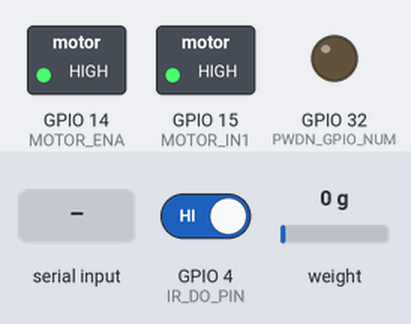
This sketch was run on a simulated ESP32. Parts: switched loads named in the sketch (green lamp = pin HIGH), output pins drawn as LEDs (lit = HIGH). The inputs (shaded band) are chosen by the test bench; at power-on: GPIO 4 (IR_DO_PIN) HIGH, weight on the scale 0 g. WiFi joins after 1.5 s; servers stay silent unless stated; uploads are accepted with an empty reply; the local clock reads 2024-03-15 10:24:30 at power-on unless the sketch sets it; EEPROM starts erased; the camera gives no picture; pins used as bus, display or sensor lines are not drawn; what the sketch prints to the serial monitor is not drawn.

Above: at 6.4 s.
6.5 s: GPIO 4 (IR_DO_PIN) driven LOW
8.2 s: weight on the scale set to 100 g
9.8 s: "peewee\n" received over Serial
11.3 s: GPIO 4 (IR_DO_PIN) driven HIGH
At 12.4 s:
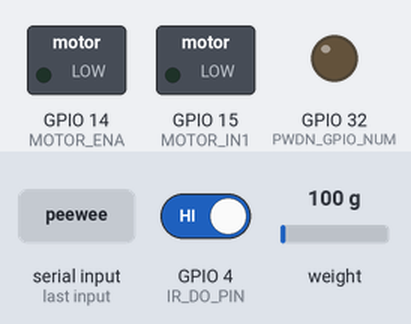
12.8 s: "small\n" received over Serial
14.3 s: weight on the scale set to 18 g
Timing chart, 0 to 17.3 s (numbered marks = the images above; inputs shaded):
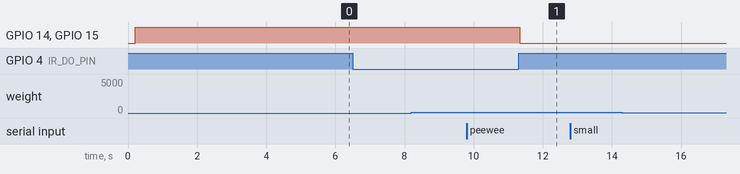

Measured:
- after the input at 8.2 s, every drawn part: stays the same
- after the input at 9.8 s, every drawn part: stays the same
- after the input at 11.3 s, GPIO 14 (MOTOR_ENA), GPIO 15 (MOTOR_IN1): HIGH → LOW at once
- after the input at 12.8 s, every drawn part: stays the same
- after the input at 14.3 s, every drawn part: stays the same

The sketch:

esp32_cam_egg_station.ino
```cpp
/*
 * Egg Sorting station — AI Thinker ESP32-CAM
 * HX711 load cell + L298N conveyor + IR egg detect + OV2640 MJPEG stream
 *
 * Arduino IDE: ESP32 board package, libraries "HX711" (bogde) and ESP32 built-in HTTP.
 * Open Serial Monitor at 115200, copy the printed stream URL into the PC backend.
 *
 * ESP32-CAM-MB upload (required or flash will fail):
 *   Board: AI Thinker ESP32-CAM
 *   Upload Speed: 115200   (not 460800)
 *   Flash Frequency: 40MHz
 *   Flash Mode: DIO
 * Unplug HX711 / L298N / IR first. Hold IO0, tap RST, Upload, keep holding IO0.
 *
 * IR module (+ / G / DO / AO): + → 5V, G → GND, DO → GPIO 4. Leave AO unconnected.
 * Scale Serial (after Station online): t = tare, c50 = calibrate with 50g, h = help.
 */

#include "esp_camera.h"
#include "soc/soc.h"
#include "soc/rtc_cntl_reg.h"
#include <WiFi.h>
#include <HTTPClient.h>
#include <WiFiClientSecure.h>
#include "HX711.h"
#include "esp_http_server.h"
#include <Preferences.h>
#include "secrets.h"

static const char* FIRESTORE_COLLECTION = "egg_readings";

const int LOADCELL_DOUT_PIN = 13;
const int LOADCELL_SCK_PIN = 12;
HX711 scale;
Preferences scalePrefs;
float calibration_factor = 2280.0;
bool scaleReady = false;
const float DEFAULT_CAL_WEIGHT_G = 50.0;

const int MOTOR_ENA = 14;
const int MOTOR_IN1 = 15;
const int CONVEYOR_SPEED = 180;
// L298N IN2 stays jumpered to L298N GND. Do not use GPIO 2 for the motor.

// GPIO 4 is the onboard flash LED; it is the only spare pin with PSRAM in use.
const int IR_DO_PIN = 4;
// HIGH = egg for this module. Serial IR pin=0 means clear → conveyor ON.
const bool IR_ACTIVE_LOW = false;

#define PWDN_GPIO_NUM 32
#define RESET_GPIO_NUM -1
#define XCLK_GPIO_NUM 0
#define SIOD_GPIO_NUM 26
#define SIOC_GPIO_NUM 27
#define Y9_GPIO_NUM 35
#define Y8_GPIO_NUM 34
#define Y7_GPIO_NUM 39
#define Y6_GPIO_NUM 36
#define Y5_GPIO_NUM 21
#define Y4_GPIO_NUM 19
#define Y3_GPIO_NUM 18
#define Y2_GPIO_NUM 5
#define VSYNC_GPIO_NUM 25
#define HREF_GPIO_NUM 23
#define PCLK_GPIO_NUM 22

httpd_handle_t stream_httpd = NULL;
unsigned long lastWeightCheck = 0;
unsigned long lastWeightPost = 0;
unsigned long lastHeartbeat = 0;
unsigned long lastWifiDot = 0;
unsigned long wifiBeginAt = 0;
bool stationOnline = false;
bool irHoldingBelt = false;
bool postedThisEgg = false;
bool irEverClear = false;
bool irStuckWarned = false;
String streamUrl = "";

bool irSeesEgg() {
  pinMode(IR_DO_PIN, INPUT_PULLUP);
  int v = digitalRead(IR_DO_PIN);
  return IR_ACTIVE_LOW ? (v == LOW) : (v == HIGH);
}

static const char* _STREAM_CONTENT_TYPE = "multipart/x-mixed-replace;boundary=123456789000000000000987654321";
static const char* _STREAM_BOUNDARY = "\r\n--123456789000000000000987654321\r\n";
static const char* _STREAM_PART = "Content-Type: image/jpeg\r\nContent-Length: %u\r\n\r\n";

static const char INDEX_HTML[] =
    "<!DOCTYPE html><html><body style='margin:0;background:#111;text-align:center'>"
    "<p style='color:#fff;font-family:sans-serif'>Egg CAM</p>"
    "<img src='/stream' style='max-width:100%'>"
    "</body></html>";

String sizeClassFromGrams(float g) {
  if (g < 40.0) return "peewee";
  if (g <= 47.0) return "small";
  if (g <= 54.0) return "medium";
  if (g <= 61.3) return "large";
  if (g <= 68.5) return "extraLarge";
  return "jumbo";
}

String gradeLabel(const String& sizeClass) {
  if (sizeClass == "peewee") return "PEEWEE";
  if (sizeClass == "small") return "SMALL";
  if (sizeClass == "medium") return "MEDIUM";
  if (sizeClass == "large") return "LARGE";
  if (sizeClass == "extraLarge") return "EXTRA LARGE";
  return "JUMBO";
}

void sendToFirestore(float weight, const String& grade, const String& sizeClass) {
  if (WiFi.status() != WL_CONNECTED) {
    return;
  }

  WiFiClientSecure client;
  client.setInsecure();
  HTTPClient http;

  String url = String("https://firestore.googleapis.com/v1/projects/") +
               FIREBASE_PROJECT_ID +
               "/databases/(default)/documents/" +
               FIRESTORE_COLLECTION +
               "?key=" + FIREBASE_WEB_API_KEY;

  http.begin(client, url);
  http.addHeader("Content-Type", "application/json");

  char iso[32];
  snprintf(iso, sizeof(iso), "1970-01-01T00:00:00Z");
  time_t now = time(nullptr);
  if (now > 1600000000) {
    strftime(iso, sizeof(iso), "%Y-%m-%dT%H:%M:%SZ", gmtime(&now));
  }

  String payload = "{\"fields\":{";
  payload += "\"weight\":{\"doubleValue\":" + String(weight, 2) + "},";
  payload += "\"grade\":{\"stringValue\":\"" + grade + "\"},";
  payload += "\"sizeClass\":{\"stringValue\":\"" + sizeClass + "\"},";
  payload += "\"deviceId\":{\"stringValue\":\"esp32-cam-station\"},";
  payload += "\"streamUrl\":{\"stringValue\":\"" + streamUrl + "\"},";
  payload += "\"createdAt\":{\"timestampValue\":\"" + String(iso) + "\"}";
  payload += "}}";

  int code = http.POST(payload);
  Serial.printf("Firestore POST %d\n", code);
  http.end();
}

void sendToFarmBackend(float weight) {
  if (WiFi.status() != WL_CONNECTED || strlen(FARM_BACKEND_URL) == 0) {
    return;
  }
  HTTPClient http;
  http.setConnectTimeout(800);
  http.setTimeout(800);
  http.begin(String(FARM_BACKEND_URL) + "/weight");
  http.addHeader("Content-Type", "application/json");
  String body = "{\"weightGrams\":" + String(weight, 1) + "}";
  int code = http.POST(body);
  Serial.printf("Farm backend POST %d\n", code);
  http.end();
}

void sendHeartbeat() {
  if (WiFi.status() != WL_CONNECTED || strlen(FARM_BACKEND_URL) == 0) {
    return;
  }
  HTTPClient http;
  http.setConnectTimeout(800);
  http.setTimeout(800);
  http.begin(String(FARM_BACKEND_URL) + "/api/status");
  http.addHeader("Content-Type", "application/json");
  String payload = "{\"status\":\"ONLINE\",\"device\":\"ESP32-CAM\"";
  if (streamUrl.length() > 0) {
    payload += ",\"streamUrl\":\"" + streamUrl + "\"";
  }
  payload += "}";
  int httpCode = http.POST(payload);
  Serial.printf("Heartbeat POST %d\n", httpCode);
  http.end();
}

void startConveyor(int speed) {
  (void)speed;
  // Re-claim pins in case camera/LEDC stole them. Full ON (no PWM).
  pinMode(MOTOR_ENA, OUTPUT);
  pinMode(MOTOR_IN1, OUTPUT);
  digitalWrite(MOTOR_ENA, HIGH);
  digitalWrite(MOTOR_IN1, HIGH);
}

void stopConveyor() {
  pinMode(MOTOR_ENA, OUTPUT);
  pinMode(MOTOR_IN1, OUTPUT);
  digitalWrite(MOTOR_ENA, LOW);
  digitalWrite(MOTOR_IN1, LOW);
}

void loadSavedScaleFactor() {
  if (!scalePrefs.begin("eggscale", true)) {
    return;
  }
  float saved = scalePrefs.getFloat("factor", 0);
  scalePrefs.end();
  if (saved > 10.0 && saved < 100000.0) {
    calibration_factor = saved;
    Serial.printf("Scale factor loaded: %.2f\n", calibration_factor);
  }
}

void saveScaleFactor() {
  if (!scalePrefs.begin("eggscale", false)) {
    Serial.println("Scale save failed");
    return;
  }
  scalePrefs.putFloat("factor", calibration_factor);
  scalePrefs.end();
  Serial.printf("Scale factor saved: %.2f\n", calibration_factor);
}

void printScaleHelp() {
  Serial.println();
  Serial.println("SCALE Serial commands (Newline in Serial Monitor):");
  Serial.println("  t     = TARE  (empty the bar, then send t)");
  Serial.println("  c     = CALIBRATE with 50g on the bar");
  Serial.println("  c100  = CALIBRATE with 100g (or c50, c55.5)");
  Serial.println("  h     = help");
  Serial.println("Mount bar first. Empty → t. Put known weight → c50. Then press to post.");
  Serial.println();
}

void handleScaleSerial() {
  if (!Serial.available()) {
    return;
  }
  String line = Serial.readStringUntil('\n');
  line.trim();
  line.toLowerCase();
  if (line.length() == 0) {
    return;
  }

  if (line == "h" || line == "help") {
    printScaleHelp();
    return;
  }

  if (!scale.wait_ready_timeout(500)) {
    Serial.println("Scale not ready — check HX711 wiring");
    return;
  }

  if (line == "t" || line == "tare") {
    scale.tare(10);
    Serial.println("TARE done — bar empty = 0.0g");
    return;
  }

  if (line.startsWith("c")) {
    float known = DEFAULT_CAL_WEIGHT_G;
    if (line.length() > 1) {
      known = line.substring(1).toFloat();
    }
    if (known < 5.0 || known > 500.0) {
      Serial.println("Use c50 or c100 (known weight in grams on the bar)");
      return;
    }
    Serial.printf("Calibrating with %.1fg on the bar...\n", known);
    long reading = scale.get_value(15);
    if (reading == 0) {
      Serial.println("No change from tare — put the known weight on the bar and try again");
      return;
    }
    calibration_factor = (float)reading / known;
    if (calibration_factor < 0) {
      calibration_factor = -calibration_factor;
    }
    scale.set_scale(calibration_factor);
    saveScaleFactor();
    float check = scale.get_units(10);
    if (check < 0) {
      check = -check;
    }
    Serial.printf("CAL done. Reading now %.1fg (want ~%.1fg). Factor=%.2f\n",
                  check, known, calibration_factor);
    return;
  }

  Serial.printf("Unknown command '%s' — type h for help\n", line.c_str());
}

static esp_err_t stream_handler(httpd_req_t* req) {
  camera_fb_t* fb = NULL;
  esp_err_t res = ESP_OK;
  char part[64];
  httpd_resp_set_type(req, _STREAM_CONTENT_TYPE);
  httpd_resp_set_hdr(req, "Access-Control-Allow-Origin", "*");

  while (true) {
    fb = esp_camera_fb_get();
    if (!fb) {
      res = ESP_FAIL;
      break;
    }
    if (httpd_resp_send_chunk(req, _STREAM_BOUNDARY, strlen(_STREAM_BOUNDARY)) != ESP_OK) {
      esp_camera_fb_return(fb);
      res = ESP_FAIL;
      break;
    }
    size_t hlen = snprintf(part, sizeof(part), _STREAM_PART, fb->len);
    if (httpd_resp_send_chunk(req, part, hlen) != ESP_OK) {
      esp_camera_fb_return(fb);
      res = ESP_FAIL;
      break;
    }
    if (httpd_resp_send_chunk(req, (const char*)fb->buf, fb->len) != ESP_OK) {
      esp_camera_fb_return(fb);
      res = ESP_FAIL;
      break;
    }
    esp_camera_fb_return(fb);
  }
  return res;
}

static esp_err_t jpg_handler(httpd_req_t* req) {
  camera_fb_t* fb = esp_camera_fb_get();
  if (!fb) {
    httpd_resp_send_500(req);
    return ESP_FAIL;
  }
  httpd_resp_set_type(req, "image/jpeg");
  httpd_resp_set_hdr(req, "Access-Control-Allow-Origin", "*");
  httpd_resp_set_hdr(req, "Content-Disposition", "inline; filename=egg.jpg");
  esp_err_t res = httpd_resp_send(req, (const char*)fb->buf, fb->len);
  esp_camera_fb_return(fb);
  return res;
}

static esp_err_t index_handler(httpd_req_t* req) {
  httpd_resp_set_type(req, "text/html");
  return httpd_resp_send(req, INDEX_HTML, HTTPD_RESP_USE_STRLEN);
}

void startCameraServer() {
  httpd_config_t config = HTTPD_DEFAULT_CONFIG();
  config.server_port = 81;
  config.ctrl_port = 32769;
  config.stack_size = 8192;
  if (httpd_start(&stream_httpd, &config) != ESP_OK) {
    Serial.println("HTTP server failed");
    return;
  }
  httpd_uri_t index_uri = {
      .uri = "/",
      .method = HTTP_GET,
      .handler = index_handler,
      .user_ctx = NULL};
  httpd_uri_t jpg_uri = {
      .uri = "/jpg",
      .method = HTTP_GET,
      .handler = jpg_handler,
      .user_ctx = NULL};
  httpd_uri_t stream_uri = {
      .uri = "/stream",
      .method = HTTP_GET,
      .handler = stream_handler,
      .user_ctx = NULL};
  httpd_register_uri_handler(stream_httpd, &index_uri);
  httpd_register_uri_handler(stream_httpd, &jpg_uri);
  httpd_register_uri_handler(stream_httpd, &stream_uri);
  Serial.println("HTTP on port 81  /  /jpg  /stream");
}

bool startCameraXclk() {
  // Arduino-ESP32 3.x LEDC cannot do 20 MHz at 1-bit; the camera driver then
  // fails before SCCB. Drive GPIO 0 ourselves and skip the driver's XCLK setup.
  if (!ledcAttach(XCLK_GPIO_NUM, 8000000, 1)) {
    Serial.println("XCLK attach failed");
    return false;
  }
  ledcWrite(XCLK_GPIO_NUM, 1);
  Serial.println("XCLK 8 MHz on GPIO 0");
  return true;
}

bool initCamera() {
  pinMode(PWDN_GPIO_NUM, OUTPUT);
  digitalWrite(PWDN_GPIO_NUM, LOW);
  delay(50);
  startCameraXclk();

  camera_config_t config = {};
  config.ledc_channel = LEDC_CHANNEL_1;
  config.ledc_timer = LEDC_TIMER_1;
  config.pin_d0 = Y2_GPIO_NUM;
  config.pin_d1 = Y3_GPIO_NUM;
  config.pin_d2 = Y4_GPIO_NUM;
  config.pin_d3 = Y5_GPIO_NUM;
  config.pin_d4 = Y6_GPIO_NUM;
  config.pin_d5 = Y7_GPIO_NUM;
  config.pin_d6 = Y8_GPIO_NUM;
  config.pin_d7 = Y9_GPIO_NUM;
  config.pin_xclk = -1;
  config.pin_pclk = PCLK_GPIO_NUM;
  config.pin_vsync = VSYNC_GPIO_NUM;
  config.pin_href = HREF_GPIO_NUM;
  config.pin_sccb_sda = SIOD_GPIO_NUM;
  config.pin_sccb_scl = SIOC_GPIO_NUM;
  config.pin_pwdn = PWDN_GPIO_NUM;
  config.pin_reset = RESET_GPIO_NUM;
  config.pixel_format = PIXFORMAT_JPEG;
  config.frame_size = FRAMESIZE_QVGA;
  config.jpeg_quality = 12;
  config.fb_count = 1;
  config.fb_location = CAMERA_FB_IN_PSRAM;
  config.grab_mode = CAMERA_GRAB_WHEN_EMPTY;
  config.xclk_freq_hz = 8000000;

  Serial.println("Camera init (external XCLK)");
  if (esp_camera_init(&config) == ESP_OK) {
    Serial.println("Camera OK");
    return true;
  }
  return false;
}

void startWifi() {
  Serial.print("WiFi connecting to ");
  Serial.println(WIFI_SSID);
  WiFi.persistent(false);
  WiFi.mode(WIFI_STA);
  WiFi.setSleep(false);
  Serial.println("WiFi.begin");
  Serial.flush();
  WiFi.begin(WIFI_SSID, WIFI_PASSWORD);
  wifiBeginAt = millis();
  lastWifiDot = millis();
}

void finishStationStart() {
  if (stationOnline) {
    return;
  }
  stationOnline = true;
  Serial.print("WiFi IP ");
  Serial.println(WiFi.localIP());

  if (!initCamera()) {
    Serial.println("Camera init failed");
  }

  startCameraServer();
  streamUrl = String("http://") + WiFi.localIP().toString() + ":81/stream";
  Serial.println("Live stream: " + streamUrl);
  Serial.println("Photo: " + String("http://") + WiFi.localIP().toString() + ":81/jpg");
  Serial.println("Open Photo URL on the PC now");
  Serial.println(String("Farm backend: ") + FARM_BACKEND_URL);
  Serial.println("Scale next. Station: CAM + HX711 + L298N + IR only (no servo).");

  scale.begin(LOADCELL_DOUT_PIN, LOADCELL_SCK_PIN);
  loadSavedScaleFactor();
  if (scale.wait_ready_timeout(800)) {
    scale.set_scale(calibration_factor);
    scale.tare(10);
    scaleReady = true;
    Serial.printf("HX711 ready (factor=%.2f). Type h for tare/calibrate help.\n",
                  calibration_factor);
    printScaleHelp();
  } else {
    scaleReady = false;
    Serial.println("HX711 not found — camera/WiFi still start");
  }

  startConveyor(CONVEYOR_SPEED);
  Serial.printf("Conveyor ON ENA(14)=%d IN1(15)=%d\n", digitalRead(MOTOR_ENA), digitalRead(MOTOR_IN1));
  Serial.println("Station online — CAM, scale, conveyor, IR.");
}

void setup() {
  WRITE_PERI_REG(RTC_CNTL_BROWN_OUT_REG, 0);
  Serial.begin(115200);
  Serial.println();
  Serial.println("boot ok");
  delay(200);

  pinMode(MOTOR_ENA, OUTPUT);
  pinMode(MOTOR_IN1, OUTPUT);
  pinMode(IR_DO_PIN, INPUT_PULLUP);

  Serial.println("MOTOR TEST 5s — watch the TT motor NOW");
  Serial.println("Adapter 6-12V ON L298N +12V. ENA jumper ON. IN2=L298N GND. IN1=GPIO15.");
  Serial.println("Shared GND. If it does not spin in these 5s, it is power/wiring not the sketch.");
  startConveyor(CONVEYOR_SPEED);
  delay(5000);
  Serial.printf("MOTOR pins ENA14=%d IN115=%d (both should be 1)\n",
                digitalRead(MOTOR_ENA), digitalRead(MOTOR_IN1));
  Serial.println("MOTOR stays ON while IR is clear");

  startWifi();
}

void loop() {
  if (!stationOnline) {
    if (WiFi.status() == WL_CONNECTED) {
      Serial.println();
      finishStationStart();
    } else {
      if (millis() - lastWifiDot >= 500) {
        lastWifiDot = millis();
        Serial.print(".");
        Serial.flush();
      }
      if (millis() - wifiBeginAt > 40000) {
        Serial.println();
        Serial.println("WiFi retry");
        startWifi();
      }
    }
    delay(10);
    return;
  }

  if (millis() - lastHeartbeat >= 5000) {
    lastHeartbeat = millis();
    sendHeartbeat();
  }

  handleScaleSerial();

  pinMode(IR_DO_PIN, INPUT_PULLUP);

  if (!irSeesEgg()) {
    irStuckWarned = false;
    if (!irEverClear) {
      irEverClear = true;
      Serial.println("IR clear — egg-stop is armed. Conveyor runs until an egg.");
    }
    startConveyor(CONVEYOR_SPEED);
    if (irHoldingBelt) {
      irHoldingBelt = false;
      postedThisEgg = false;
      Serial.println("IR clear — conveyor ON");
    }
  } else if (!irEverClear) {
    startConveyor(CONVEYOR_SPEED);
    if (!irStuckWarned) {
      irStuckWarned = true;
      Serial.println("IR never clear — conveyor ON. Unplug DO from GPIO4 or turn the pot.");
    }
  } else {
    stopConveyor();
    if (!irHoldingBelt) {
      irHoldingBelt = true;
      postedThisEgg = false;
      Serial.println("IR egg — conveyor STOP (camera/scale)");
    }
  }

  if (millis() - lastWeightCheck < 800) {
    return;
  }
  lastWeightCheck = millis();

  scale.power_up();
  delay(50);
  int dout = digitalRead(LOADCELL_DOUT_PIN);
  if (!scale.wait_ready_timeout(300)) {
    Serial.printf("HX711 not ready DT(pin13)=%d (need 0). VCC=5V GND=CAM SCK=12 DT=13\n", dout);
    return;
  }

  long adc = scale.read();
  if (adc == -1) {
    scale.power_down();
    delay(50);
    scale.power_up();
    Serial.println("SCALE FAIL adc=-1. HX711 has no load-cell signal.");
    Serial.println("VCC=5V  GND=CAM  DT=GPIO13  SCK=GPIO12  red E+  black E-  green A+  white A-");
    return;
  }
  long raw = scale.get_value(1);
  float weight = scale.get_units(1);
  Serial.printf("scale adc=%ld raw=%ld %.1fg  IR pin=%d %s\n",
                adc,
                raw,
                weight,
                digitalRead(IR_DO_PIN),
                irSeesEgg() ? "EGG" : "clear");

  if (weight < 0) {
    weight = -weight;
  }
  // Post when someone presses the load cell (or an egg sits on it).
  // IR stop is optional — do not wait for IR to show SIZE CLASS on the app.
  if (weight < 5.0 || weight > 150.0) {
    return;
  }
  if (millis() - lastWeightPost < 2500) {
    return;
  }

  weight = scale.get_units(3);
  if (weight < 0) {
    weight = -weight;
  }
  if (weight < 5.0 || weight > 150.0) {
    Serial.printf("ignore %.1fg — noise, not a weight reading\n", weight);
    return;
  }

  if (irHoldingBelt) {
    postedThisEgg = true;
  }
  lastWeightPost = millis();
  String sizeClass = sizeClassFromGrams(weight);
  String grade = gradeLabel(sizeClass);
  Serial.printf("Egg %.1fg %s — posted to app SIZE CLASS\n", weight, grade.c_str());

  sendToFirestore(weight, grade, sizeClass);
  sendToFarmBackend(weight);
}
```

Source omitted: secrets.example.h (465 bytes)
